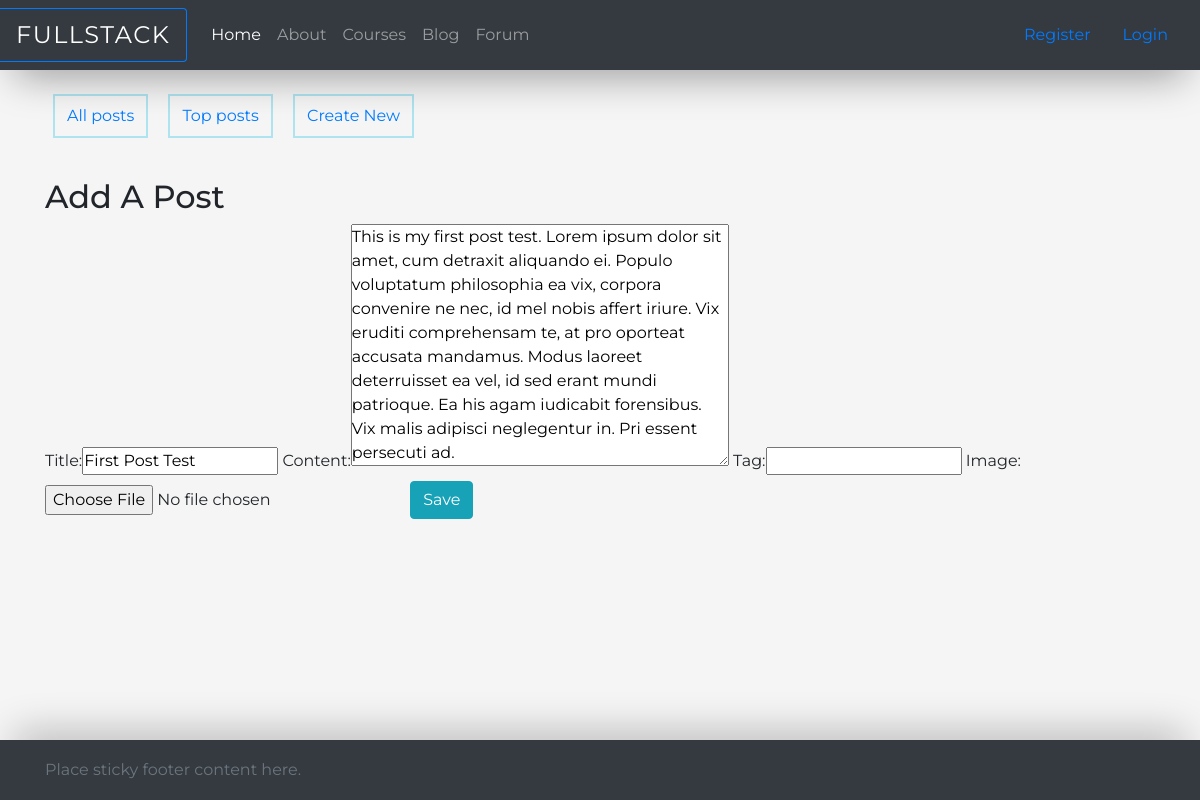
/blog/1/edit, run on an earlier commit of the app's database.
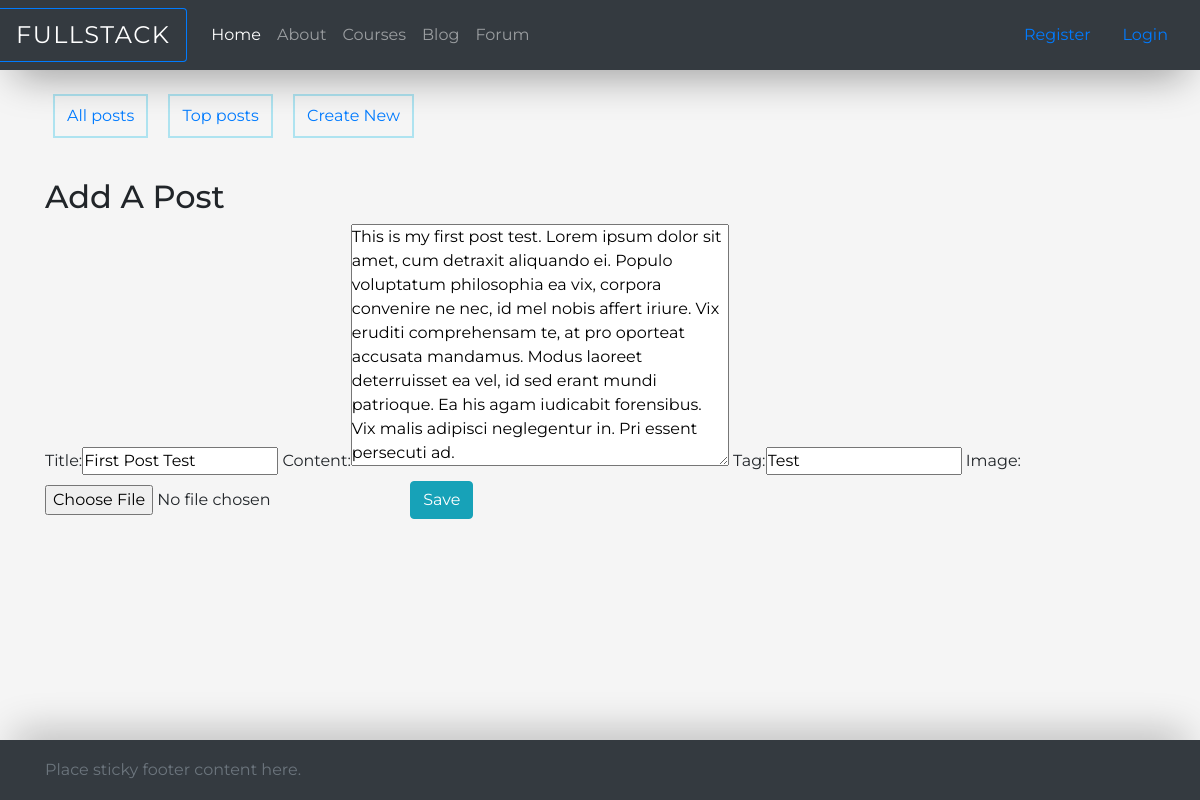
And on a later commit of the database.
### blog/models.py (models this page shows, shortened)
class Post(models.Model):
    author = models.ForeignKey(settings.AUTH_USER_MODEL)
    title = models.CharField(max_length=200)
    content = models.TextField()
    created_date = models.DateTimeField(default=timezone.now)
    published_date = models.DateTimeField(blank=True, null=True)
    views = models.IntegerField(default=0)
    tag = models.CharField(max_length=100, blank=True, null=True)
    image = models.ImageField(upload_to="images", blank=True, null=True)

### blog/views.py (the view)
# urls.py: url(r'^(?P<id>\d+)/edit$', views.edit_post, name='edit'),
def edit_post(request, id):
    post = get_object_or_404(Post, pk=id)
    if request.method == "POST":
        form = BlogPostForm(request.POST, request.FILES, instance=post)
        if form.is_valid():
            post = form.save(commit=False)
            post.author = request.user
            post.published_date = timezone.now()
            post.save()
            return redirect(post_detail, post.pk)
    else:
        form = BlogPostForm(instance=post)
    return render(request, 'blog/blogpostform.html', {'form': form})

### blog/forms.py
class BlogPostForm(forms.ModelForm):
    class Meta:
        model = Post
        fields = ('title', 'content', 'tag', 'image')

### blog/templates/blog/blogpostform.html (shortened to what this page needs)
{% extends "blog/blog.html" %}
{% block blogs %}
    {% load bootstrap_tags %}
    <h2>Add A Post</h2>
    <form method="POST" enctype="multipart/form-data">
        {{ form|as_bootstrap }}
        <button type="submit" class="btn btn-info">Save</button>
    </form>
{% endblock %}

What changed in the data, as far as the page shows it:
changed Post "First Post Test": tag (not shown) → "Test"
